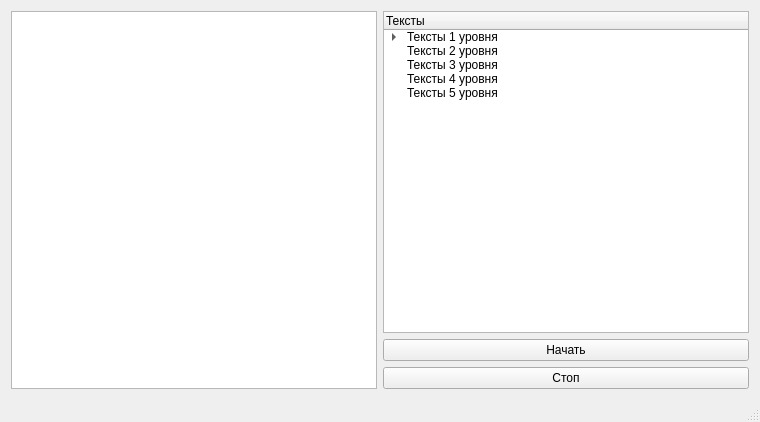
<?xml version="1.0" encoding="UTF-8"?>
<ui version="4.0">
 <class>MainWindow</class>
 <widget class="QMainWindow" name="MainWindow">
  <property name="geometry">
   <rect>
    <x>0</x>
    <y>0</y>
    <width>760</width>
    <height>422</height>
   </rect>
  </property>
  <property name="minimumSize">
   <size>
    <width>547</width>
    <height>343</height>
   </size>
  </property>
  <property name="windowTitle">
   <string>ReadSpeedTest</string>
  </property>
  <widget class="QWidget" name="centralWidget">
   <layout class="QGridLayout" name="gridLayout">
    <item row="0" column="1">
     <widget class="QTreeWidget" name="treeWidget">
      <column>
       <property name="text">
        <string>Тексты</string>
       </property>
      </column>
      <item>
       <property name="text">
        <string>Тексты 1 уровня</string>
       </property>
       <item>
        <property name="text">
         <string>Текст 1</string>
        </property>
       </item>
       <item>
        <property name="text">
         <string>Текст 2</string>
        </property>
       </item>
       <item>
        <property name="text">
         <string>Текст 3</string>
        </property>
       </item>
      </item>
      <item>
       <property name="text">
        <string>Тексты 2 уровня</string>
       </property>
      </item>
      <item>
       <property name="text">
        <string>Тексты 3 уровня</string>
       </property>
      </item>
      <item>
       <property name="text">
        <string>Тексты 4 уровня</string>
       </property>
      </item>
      <item>
       <property name="text">
        <string>Тексты 5 уровня</string>
       </property>
      </item>
     </widget>
    </item>
    <item row="0" column="0" rowspan="3">
     <widget class="QTextBrowser" name="textBrowser"/>
    </item>
    <item row="2" column="1">
     <widget class="QPushButton" name="pushButton_2">
      <property name="text">
       <string>Стоп</string>
      </property>
      <property name="checkable">
       <bool>false</bool>
      </property>
      <property name="autoDefault">
       <bool>false</bool>
      </property>
      <property name="default">
       <bool>false</bool>
      </property>
      <property name="flat">
       <bool>false</bool>
      </property>
     </widget>
    </item>
    <item row="1" column="1">
     <widget class="QPushButton" name="pushButton">
      <property name="sizePolicy">
       <sizepolicy hsizetype="Minimum" vsizetype="Fixed">
        <horstretch>0</horstretch>
        <verstretch>0</verstretch>
       </sizepolicy>
      </property>
      <property name="text">
       <string>Начать</string>
      </property>
     </widget>
    </item>
   </layout>
  </widget>
  <widget class="QMenuBar" name="menuBar">
   <property name="geometry">
    <rect>
     <x>0</x>
     <y>0</y>
     <width>760</width>
     <height>18</height>
    </rect>
   </property>
   <property name="defaultUp">
    <bool>false</bool>
   </property>
  </widget>
  <widget class="QStatusBar" name="statusBar"/>
 </widget>
 <layoutdefault spacing="6" margin="11"/>
 <resources/>
 <connections/>
</ui>
